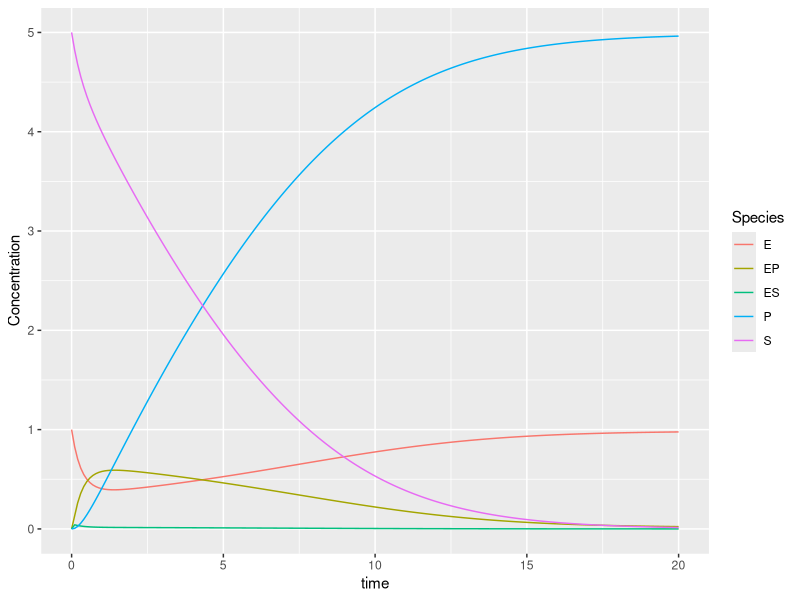
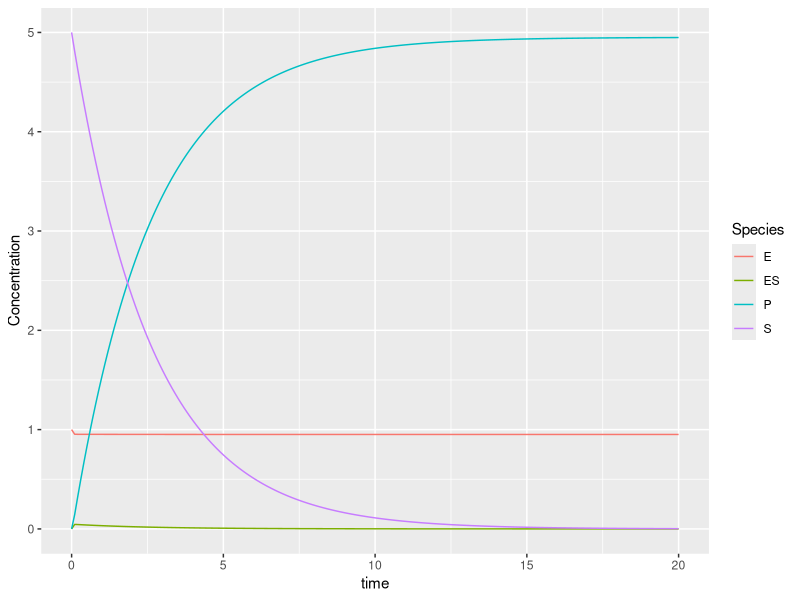
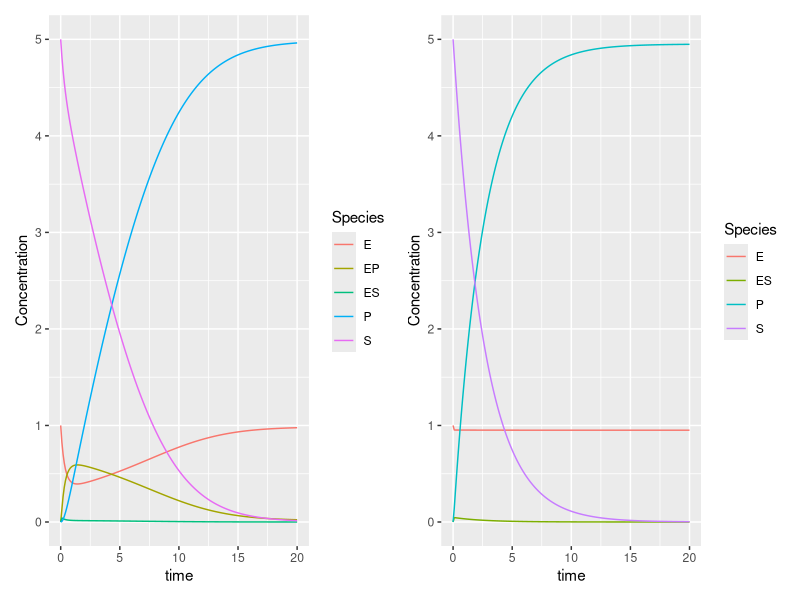
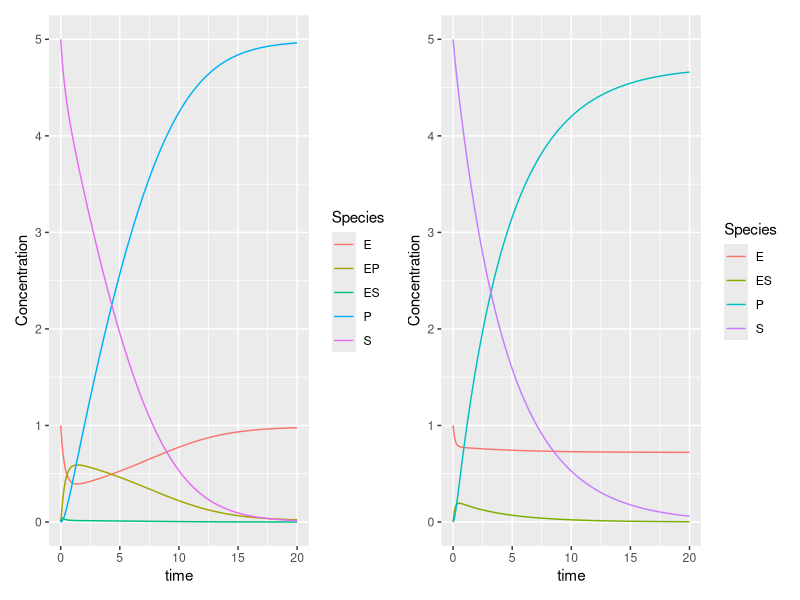

The R source for these figures, in order:
## ---- chunk 1
## function defining our differential equations
complete_enzyme_model <- function(time,curr_state,parms){
  with(as.list(c(curr_state,parms)),{
  ## The with() function gives access to the named values 
  ## of parms and curr_state within the
  ## local function environment 
  dSdt = k_n1 * ES - k_1*E*S 
  dEdt = k_n1 * ES + k_3*EP - k_1*E*S - k_n3*E*P 
  dESdt = k_1*E*S + k_n2*EP - k_n1*ES - k_2*ES 
  dEPdt = k_2*ES + k_n3*E*P -  k_n2*EP - k_3*EP 
  dPdt = k_3*EP - k_n3*E*P 
  ## the computed derivatives are returned as a list
   ## order of derivatives needs to be the same as the 
    ## order of species in curr_state
    list(c(dSdt, dEdt, dESdt, dEPdt, dPdt))
  })
}

## ---- chunk 2
## A vector containing the parameter values
parms <- c( k_1 = 0.4,     
            k_n1 = 0.004,  
            k_2 = 40, 
            k_n2 = 0.003, 
            k_3 = 1, 
            k_n3 = 0.003) 
init_state <- c(S = 5, E = 1, ES = 0, EP = 0, P = 0)
time <- 0

library(tidyverse)
delta.t <- 0.1  ## 0.1 hours

time.out <- seq(0, 20, by = delta.t)

ts.complete_enzyme_model <- data.frame(deSolve::lsoda(y = init_state, 
                                       times = time.out, 
                                       func = complete_enzyme_model, 
                                       parms = parms))

ts.complete_enzyme_model <- tidyr::pivot_longer(
  data = ts.complete_enzyme_model, cols = c("S", "E", "ES", "EP", "P"), 
  names_to = "Species", 
  values_to = "Concentration")

(complete <- ggplot(data = ts.complete_enzyme_model, 
       mapping = aes(x = time, y = Concentration, 
                     color = Species)) + geom_line())
## ---- chunk 3
## function defining our differential equations
simplified_enzyme_model <- function(time,curr_state,parms){
  with(as.list(c(curr_state,parms)),{
  ## The with() function gives access to the named values 
  ## of parms and curr_state within the
  ## local function environment 
  dSdt = k_n1 * ES - k_1*E*S 
  dEdt = k_n1 * ES + k_2*ES - k_1*E*S
  dESdt = k_1*E*S - k_1*ES - k_2*ES
  dPdt = k_2*ES  
  ## the computed derivatives are returned as a list
   ## order of derivatives needs to be the same as the 
    ## order of species in curr_state
    list(c(dSdt, dEdt, dESdt, dPdt))
  })
}

## ---- chunk 4
## A vector containing the parameter values
parms <- c( k_1 = 0.4,     
            k_n1 = 0.004,  
            k_2 = 40 
            ) 
init_state <- c(S = 5, E = 1, ES = 0, P = 0)
time <- 0

library(tidyverse)
delta.t <- 0.1  ## 0.1 hours

time.out <- seq(0, 20, by = delta.t)

ts.simplified_enzyme_model <- data.frame(deSolve::lsoda(y = init_state, 
                                       times = time.out, 
                                       func = simplified_enzyme_model, 
                                       parms = parms))

ts.simplified_enzyme_model <- tidyr::pivot_longer(
  data = ts.simplified_enzyme_model, cols = c("S", "E", "ES", "P"), 
  names_to = "Species", 
  values_to = "Concentration")

(simplified <- ggplot(data = ts.simplified_enzyme_model, 
       mapping = aes(x = time, y = Concentration, 
                     color = Species)) + geom_line())
## ---- chunk 5
library(patchwork)
complete + simplified
## ---- chunk 6
## A vector containing the parameter values
parms <- c( k_1 = 0.3,     
            k_n1 = 0.004,  
            k_2 = 5 
            ) 
## And the initial values and time points
init_state <- c(S = 5, E = 1, ES = 0, P = 0)
time <- 0
delta.t <- 0.1  ## 0.1 hours
time.out <- seq(0, 20, by = delta.t)

## Now run the model
ts.simplified_enzyme_model <- data.frame(deSolve::lsoda(y = init_state, 
                                       times = time.out, 
                                       func = simplified_enzyme_model, 
                                       parms = parms))
## and reformat it for plotting
ts.simplified_enzyme_model <- tidyr::pivot_longer(
  data = ts.simplified_enzyme_model, cols = c("S", "E", "ES", "P"), 
  names_to = "Species", 
  values_to = "Concentration")

## and finally plot it
simplified <- ggplot(data = ts.simplified_enzyme_model, 
       mapping = aes(x = time, y = Concentration, 
                     color = Species)) + geom_line()
complete + simplified
